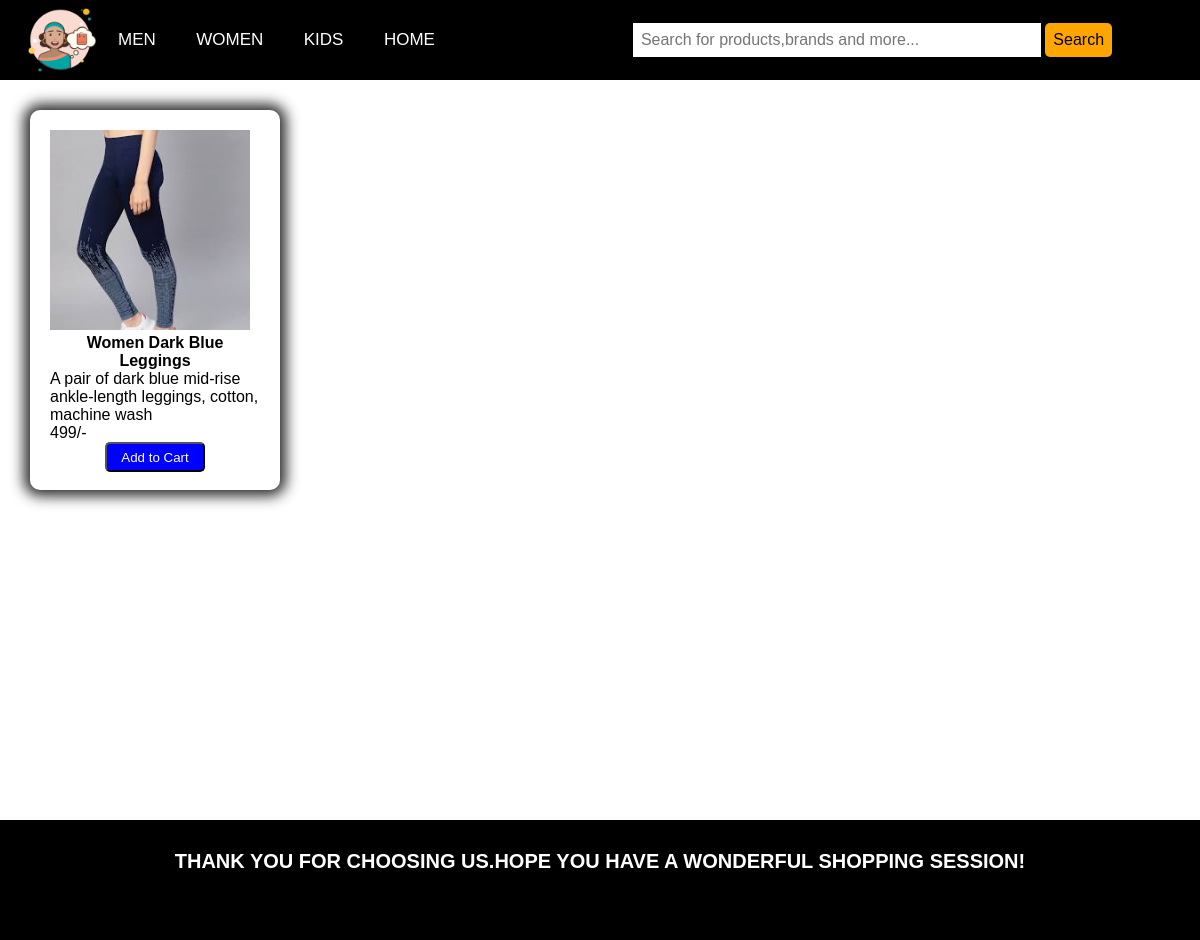
The app's page /leggings.php with its own data.
### tables this page shows
CREATE TABLE `stock` (
  `item_id` int(200) NOT NULL,
  `category` varchar(200) NOT NULL,
  `item` varchar(200) NOT NULL,
  `product_name` varchar(200) DEFAULT NULL,
  `description` varchar(200) NOT NULL,
  `cost` int(200) NOT NULL,
  `image` varchar(200) NOT NULL
);

### leggings.php (the view, shortened to what this page needs)
<?php require_once "header.php";
?>
<!DOCTYPE html>
<html lang="en">
<head>
    <link rel="stylesheet" href="categories.css">
</head>
<body>
    <div class="page-content">
        <?php
        $stmt = $pdo->query("SELECT * FROM stock where item like '%legging%' or product_name like '%legging%'");
        while ($row = $stmt->fetch(PDO::FETCH_ASSOC)) {
            echo '<div class="shirts">';
            echo '<div class="card">';
            echo '<img src= "' . $row['image'] . '" alt="...">';
            echo '<p class="highlight">' . $row['product_name'] . '</p>';
            echo '<p>' . $row['description'] . '</p>';
            echo '<p>' . $row['cost'] . "/-" . '</p>';
            echo '<form method="POST">';
            echo '<button type=submit name="Add_to_Cart">Add to Cart</button>';
            echo '</form>';
            echo '</div>';
            echo '</div>';
        }
        ?>
    </div>
</body>
<footer>
    <h2>Thank you for choosing us.Hope you have a wonderful shopping session!</h2>
</footer>
</html>

### header.css (style rules this page uses)
* { padding: 0; margin: 0; text-decoration: none; box-sizing: border-box; list-style: none; font-family: sans-serif; }

### categories.css (style rules this page uses)
h2 { padding: 30px; font-size: 20px; margin-top: 20px; font-weight: bold; text-align: center; margin-bottom: 20px; text-transform: uppercase; font-weight: bolder; }
.shirts { display: inline-block; }
.card { width: 250px; height: 380px; margin: 30px; padding: 20px; border-radius: 10px; box-shadow: 0px 0px 14px 6px rgba(0, 0, 0, 0.84); }
.card p { font-family: sans-serif; font-size: medium; }
.highlight { text-align: center; font-weight: bold; }
.card img { width: 200px; height: 200px; }
.card button { display: block; margin-left: auto; margin-right: auto; margin-top: auto; width: 100px; height: 30px; border-radius: 5px; background-color: blue; color: #ffffff; outline: none; cursor: pointer; }
footer { width: 100%; height: 100px; background: #000000; margin-top: 40px; color: #ffffff; }
footer h2 { padding: 30px; font-size: 20px; margin-top: 20px; font-weight: bold; text-align: center; margin-bottom: 20px; text-transform: uppercase; font-weight: bolder; }
html, body { height: 100%; margin: 0; }
.page-content { min-height: 100%; margin-bottom: -100px; }
.page-content::after { content: ""; display: block; }
footer, .page-content::after { height: 120px; }

### records on screen
stock: image (picture), product_name "Women Dark Blue Leggings", description "A pair of dark blue mid-rise ankle-length leggings, cotton, machine wash", cost "499"
